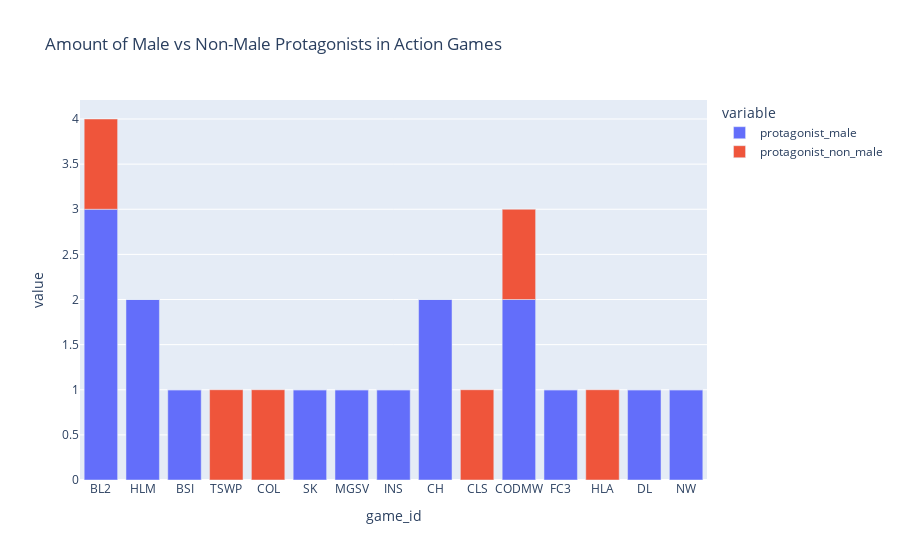

The notebook cell this image was saved under:
### Code cell
fig_protagonist_action=px.bar(action_games, x = "game_id", y= ["protagonist_male","protagonist_non_male"], title="Amount of Male vs Non-Male Protagonists in Action Games")
fig_protagonist_action

### Figure 1 — Plotly figure (JSON) as saved in the notebook; plotly's stock layout.template omitted (floating-point values rounded to 4 significant figures)
{"data": [{"alignmentgroup": "True", "hovertemplate": "variable=protagonist_male<br>game_id=%{x}<br>value=%{y}<extra></extra>", "legendgroup": "protagonist_male", "marker": {"color": "#636efa", "pattern": {"shape": ""}}, "name": "protagonist_male", "offsetgroup": "protagonist_male", "orientation": "v", "showlegend": true, "textposition": "auto", "type": "bar", "x": ["BL2", "HLM", "BSI", "TSWP", "COL", "SK", "MGSV", "INS", "CH", "CLS", "CODMW", "FC3", "HLA", "DL", "NW"], "xaxis": "x", "y": [3, 2, 1, 0, 0, 1, 1, 1, 2, 0, 2, 1, 0, 1, 1], "yaxis": "y"}, {"alignmentgroup": "True", "hovertemplate": "variable=protagonist_non_male<br>game_id=%{x}<br>value=%{y}<extra></extra>", "legendgroup": "protagonist_non_male", "marker": {"color": "#EF553B", "pattern": {"shape": ""}}, "name": "protagonist_non_male", "offsetgroup": "protagonist_non_male", "orientation": "v", "showlegend": true, "textposition": "auto", "type": "bar", "x": ["BL2", "HLM", "BSI", "TSWP", "COL", "SK", "MGSV", "INS", "CH", "CLS", "CODMW", "FC3", "HLA", "DL", "NW"], "xaxis": "x", "y": [1, 0, 0, 1, 1, 0, 0, 0, 0, 1, 1, 0, 1, 0, 0], "yaxis": "y"}], "layout": {"autosize": true, "barmode": "relative", "legend": {"title": {"text": "variable"}, "tracegroupgap": 0}, "title": {"text": "Amount of Male vs Non-Male Protagonists in Action Games"}, "xaxis": {"anchor": "y", "autorange": true, "domain": [0, 1], "range": [-0.5, 14.5], "title": {"text": "game_id"}, "type": "category"}, "yaxis": {"anchor": "x", "autorange": true, "domain": [0, 1], "range": [0, 4.211], "title": {"text": "value"}, "type": "linear"}}}
